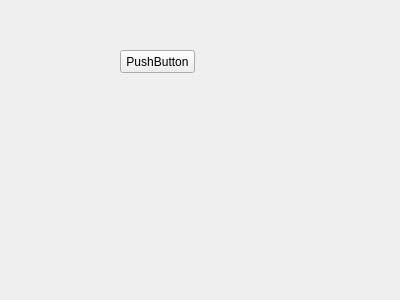
<?xml version="1.0" encoding="UTF-8"?>
<ui version="4.0">
 <class>Form</class>
 <widget class="QWidget" name="Form">
  <property name="geometry">
   <rect>
    <x>0</x>
    <y>0</y>
    <width>400</width>
    <height>300</height>
   </rect>
  </property>
  <property name="windowTitle">
   <string>Form</string>
  </property>
  <widget class="QPushButton" name="pushButton">
   <property name="geometry">
    <rect>
     <x>120</x>
     <y>50</y>
     <width>75</width>
     <height>23</height>
    </rect>
   </property>
   <property name="text">
    <string>PushButton</string>
   </property>
  </widget>
 </widget>
 <resources>
  <include location="../resources_threeDEditing.qrc"/>
 </resources>
 <connections/>
</ui>
